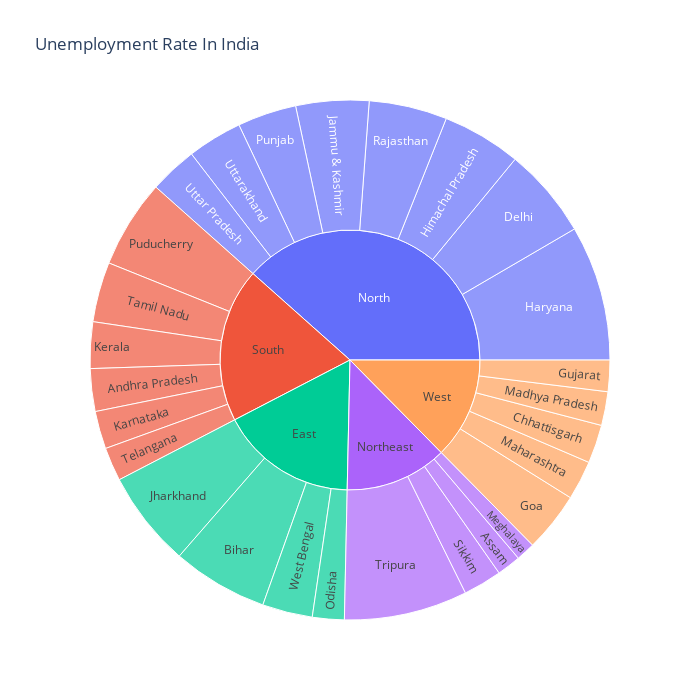

Here is the notebook cell this chart was saved with:
### Code cell
df.columns = df.columns.str.strip()
unemployment = df[['State','Region','Estimated Unemployment Rate']]
graph = px.sunburst(unemployment,path=["Region","State"],
                   values="Estimated Unemployment Rate", 
                   width=700, height=700, 
                   title="Unemployment Rate In India")
graph.show()

### Figure 1 — Plotly figure (JSON) as saved in the notebook; plotly's stock layout.template omitted (floating-point values rounded to 4 significant figures)
{"data": [{"branchvalues": "total", "domain": {"x": [0, 1], "y": [0, 1]}, "hovertemplate": "labels=%{label}<br>Estimated Unemployment Rate=%{value}<br>parent=%{parent}<br>id=%{id}<extra></extra>", "ids": ["South/Andhra Pradesh", "Northeast/Assam", "East/Bihar", "West/Chhattisgarh", "North/Delhi", "West/Goa", "West/Gujarat", "North/Haryana", "North/Himachal Pradesh", "North/Jammu & Kashmir", "East/Jharkhand", "South/Karnataka", "South/Kerala", "West/Madhya Pradesh", "West/Maharashtra", "Northeast/Meghalaya", "East/Odisha", "South/Puducherry", "North/Punjab", "North/Rajasthan", "Northeast/Sikkim", "South/Tamil Nadu", "South/Telangana", "Northeast/Tripura", "North/Uttar Pradesh", "North/Uttarakhand", "East/West Bengal", "East", "North", "Northeast", "South", "West"], "labels": ["Andhra Pradesh", "Assam", "Bihar", "Chhattisgarh", "Delhi", "Goa", "Gujarat", "Haryana", "Himachal Pradesh", "Jammu & Kashmir", "Jharkhand", "Karnataka", "Kerala", "Madhya Pradesh", "Maharashtra", "Meghalaya", "Odisha", "Puducherry", "Punjab", "Rajasthan", "Sikkim", "Tamil Nadu", "Telangana", "Tripura", "Uttar Pradesh", "Uttarakhand", "West Bengal", "East", "North", "Northeast", "South", "West"], "name": "", "parents": ["South", "Northeast", "East", "West", "North", "West", "West", "North", "North", "North", "East", "South", "South", "West", "West", "Northeast", "East", "South", "North", "North", "Northeast", "South", "South", "Northeast", "North", "North", "East", "", "", "", "", ""], "type": "sunburst", "values": [86.64, 48.56, 194.7, 78.19, 184.1, 121.7, 63.76, 274.8, 160.7, 148.3, 195.4, 76.68, 94.34, 68.54, 79.79, 38.66, 64.62, 179.4, 119.8, 158.7, 78.34, 121.9, 68.33, 250.6, 97.37, 111.6, 101.9, 556.6, 1255.0, 416.1, 627.3, 411.9]}], "layout": {"height": 700, "legend": {"tracegroupgap": 0}, "title": {"text": "Unemployment Rate In India"}, "width": 700}}
